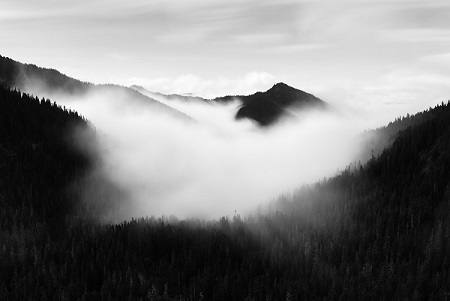
//> input picture Histogram Equalization/input_img.jpg, 450 x 301 px
$ ./histogram_equalization   (built with g++ and OpenCV 4)
//> lines starting //> are read from the running program, lines starting //| are printed output that depends on the picture; after the words box and inside, x2 and y2 are one past the last pixel; in counts of white or black regions, pixels touching at a corner belong together
#include<iostream>
#include<string>
#include<opencv.hpp>
#include<opencv2/highgui/highgui.hpp>
#include<opencv2/imgproc/imgproc.hpp>

using namespace cv;
using namespace std;

void draw_histogram(int* histogram,string winName){
    double max_val=histogram[0];
    for(int i=1;i<256;i++){
        if(histogram[i]>max_val)
            max_val=histogram[i];
    }
    Mat hist(512,512,CV_8U); //Each line will be 2pixel wide .Therefore 256*2=512

    hist.setTo(255);
    double factor=512.0/max_val;

    for(int i=0;i<256;i++){
        double temp=histogram[i];
        temp*=factor;
        Point pt1,pt2;
        pt1=Point(i*2,512);
        pt2=Point(i*2,512-int(temp));
        const Scalar col=Scalar(0,0,0);
        line(hist,pt1,pt2,col,2,CV_8S);
    }
    imshow(winName,hist);

}

int main(){

    Mat input_img=imread("input_img.jpg",IMREAD_GRAYSCALE);
//> input_img is the input picture: 301 rows x 450 cols, CV_8UC1; min 0, max 255, mean 126.8

    int freq[256]={0};
    int freq_final_img[256]={0};
    int total=input_img.rows*input_img.cols;
//> total = 135450

    for(int i=0;i<input_img.rows;i++){
        for(int j=0;j<input_img.cols;j++)
            freq[int(input_img.at<uchar>(i,j))]++;
    }
//> after the loop, freq = 256 values, max 3899 at index 10, min 29 at index 254, mean 529.1

    draw_histogram(freq,"Histogram of Image 1 :");
//> in draw_histogram, `double max_val=histogram[0];`: max_val = 66
//> the loop in draw_histogram, `for(int i=1;i<256;i++)` made 255 passes
//> max_val on passes 1 to 10: 68, 154, 324, 630, 1097, 1708, 2457, 3325, 3851, 3899
//> after the loop in draw_histogram, `for(int i=1;i<256;i++)`: max_val = 3899
//> in draw_histogram, `double factor=512.0/max_val;`: factor = 0.131
//> the loop in draw_histogram, `for(int i=0;i<256;i++)` made 256 passes
//> (temp, pt2) on passes 1 to 3: (8.67, Point(0, 504)), (8.93, Point(2, 504)), (20.22, Point(4, 492))
//> after the loop in draw_histogram, `for(int i=0;i<256;i++)`:
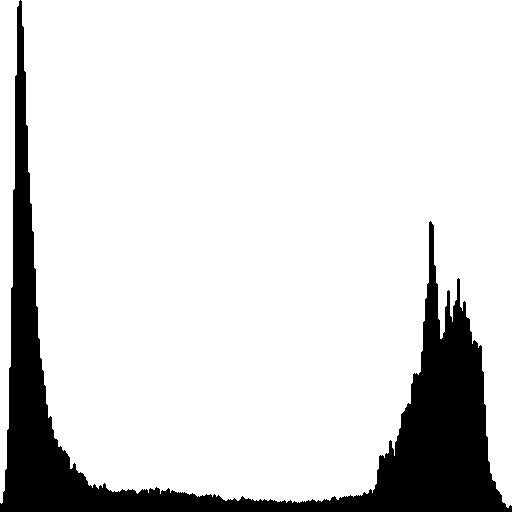
//> hist: 512 rows x 512 cols, CV_8UC1; 86% white; 1 black region, box (x1, y1, x2, y2) and area: (0, 0, 512, 512) 36600

    double temp[256];

    for(int i=0;i<256;i++)
        temp[i]=(double(freq[i]))/(double(total));  //PDF
//> after the loop, temp = 256 values, max 0.0288 at index 10, min 0.000214 at index 254, mean 0.00391

    for(int i=1;i<256;i++)
        temp[i]+=temp[i-1];       //CDF
//> after the loop, temp = 256 values from 0.000487 to 1

    for(int i=1;i<256;i++)
        temp[i]*=255.0;
//> after the loop, temp = 256 values from 0.000487 to 255


    Mat output_img(input_img.size(),CV_8UC1);
    for(int i=0;i<input_img.rows;i++){
        for(int j=0;j<input_img.cols;j++){
            output_img.at<uchar>(i,j)=int(temp[int(input_img.at<uchar>(i,j))]);
        }
    }
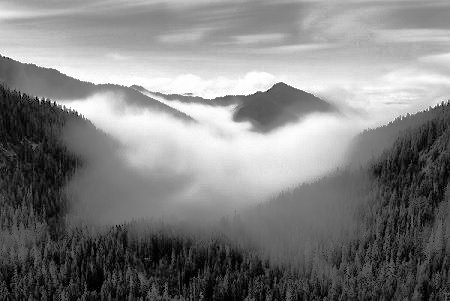
//> output_img: 301 rows x 450 cols, CV_8UC1; min 0, max 255, mean 128.5

    for(int i=0;i<output_img.rows;i++){
        for(int j=0;j<output_img.cols;j++)
            freq_final_img[int(output_img.at<uchar>(i,j))]++;
    }
//> after the loop, freq_final_img = 256 values, max 3899 at index 33, min 0 at index 3, mean 529.1
    draw_histogram(freq_final_img,"Histogram of Final image : ");
//> call 2 of draw_histogram, with winName = "Histogram of Final image : "
//> in draw_histogram (call 2), `double max_val=histogram[0];`: max_val = 288
//> the loop in draw_histogram (call 2), `for(int i=1;i<256;i++)` made 255 passes
//> after the loop in draw_histogram (call 2), `for(int i=1;i<256;i++)`: max_val = 3899
//> the loop in draw_histogram (call 2), `for(int i=0;i<256;i++)` made 256 passes
//> (temp, pt2) on passes 1 to 3: (37.82, Point(0, 475)), (42.55, Point(2, 470)), (82.73, Point(4, 430))
//> after the loop in draw_histogram (call 2), `for(int i=0;i<256;i++)`:
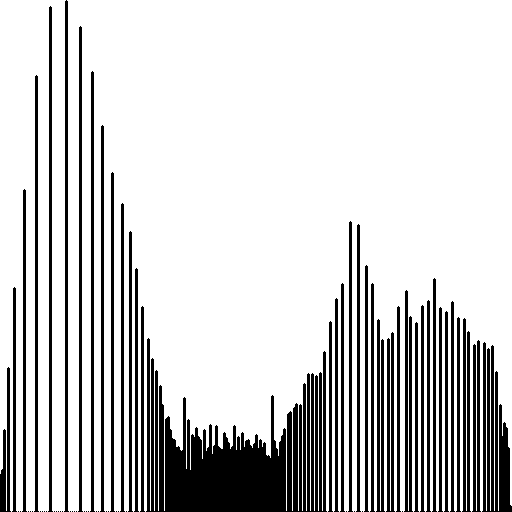
//> hist: 512 rows x 512 cols, CV_8UC1; 81.3% white; 69 black regions (32 under 20 px), largest, box (x1, y1, x2, y2) and area: (146, 338, 327, 512) 14961, (482, 342, 512, 512) 2900, (64, 0, 69, 512) 1536

    imshow("Before Histogram Equalization : ",input_img);
    imshow("After Histogram Equalization : ",output_img);
    waitKey(0);
}
